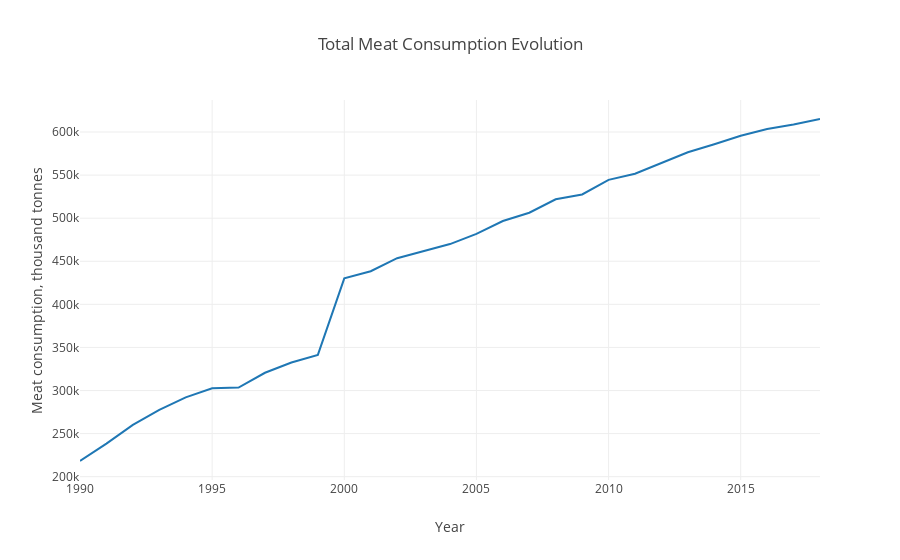

This figure's notebook cell:
### Markdown cell above
This would be the full syntax for defining the figure as one object at once:

### Code cell
fig = go.Figure(
        data=[
            go.Scatter(x=df_total_year.TIME, 
                       y=df_total_year.Value,
                       mode='lines')
        ],
        layout=go.Layout(
            title=dict(text='Total Meat Consumption Evolution'),
            xaxis=dict(title='Year'),
            yaxis=dict(title='Meat consumption, thousand tonnes')
        )
    )
fig.show()

### Figure 1 — Plotly figure (JSON) as saved in the notebook; plotly's stock layout.template omitted (floating-point values rounded to 4 significant figures)
{"data": [{"mode": "lines", "type": "scatter", "uid": "40d43805-92b4-4d7a-8bc0-ca3df0213295", "x": [1990, 1991, 1992, 1993, 1994, 1995, 1996, 1997, 1998, 1999, 2000, 2001, 2002, 2003, 2004, 2005, 2006, 2007, 2008, 2009, 2010, 2011, 2012, 2013, 2014, 2015, 2016, 2017, 2018], "y": [218203, 238417, 260198, 277449, 292060, 302593, 303447, 320615, 332461, 341410, 430161, 438483, 453547, 461973, 469940, 481864, 496697, 506330, 521975, 527523, 544439, 551565, 564106, 576559, 585890, 595643, 603474, 608799, 615118]}], "layout": {"title": {"text": "Total Meat Consumption Evolution"}, "xaxis": {"title": {"text": "Year"}}, "yaxis": {"title": {"text": "Meat consumption, thousand tonnes"}}}}
